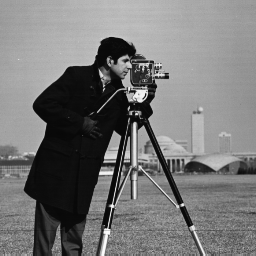
%> input picture Assignment4/Cameraman.tiff, 256 x 256 px, given in place of cameraman.tif, which was not available
$ octave Lab2.m   (GNU Octave 9; MATLAB toolbox functions it lacks are replaced by stand-ins)
%> lines starting %> are read from the running program, lines starting %| are printed output that depends on the picture; in (x1, y1, x2, y2) boxes, pixels count from 0 and x2, y2 are one past the last pixel; in counts of white or black regions, pixels touching at a corner belong together; the program's own positions count from 1; pictures that were not available may be replaced by others from this repository, and a replacement may not be noted
clc;
clear;
ID = "S4035593";
c = imread('cameraman.tif');
%> c is the input picture: size 256x256 uint8; min 7, max 253, mean 118.7
edges = edge(c, 'canny');
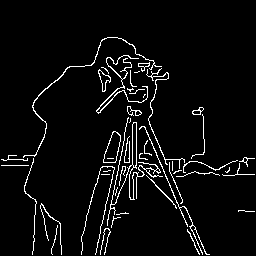
%> edges: size 256x256 logical; 4.7% white in thin lines or dots, all inside (x1, y1, x2, y2) = (1, 37, 255, 255)

[img,theta,rho] = myhough(edges);
%> after the loop in myhough, `for i =1:x`:
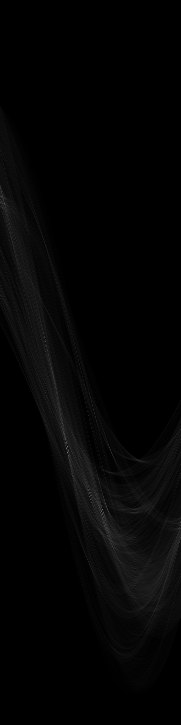
%> H: size 725x181 double; min 0, max 127, mean 4.3
%> after the loop in myhough, `for i =1:x`: d = 0; dist = 255; irho = 618; t = 1.57
%> theta = 181 values from -90 to 90; rho = 725 values from -362 to 362
P1  = houghpeaks(img,5);
%> P1 = [447 68; 510 103; 342 46; 500 91; 456 69]
figure('NumberTitle', 'off', 'Name', 'Hough transform (myhough function) - ['+ID+']','units','normalized','outerposition',[0 0 1 1]);
subplot(1,2,1);
imagesc(img, 'xData',theta, 'yData', rho);
%> (this line was passed over: imagesc is not available in this run)
title('Hough transform (myhough function) - ['+ID+']');
xlabel('\theta (Theta)')
ylabel('\rho (Rho)');
axis on;
axis normal;
hold on;
plot(theta(P1(:,2)),rho(P1(:,1)),'s','color','yellow');

[hc, t, r]= hough(edges);
%> t = 180 values from -90 to 89; r = 723 values from -361 to 361
P2 = houghpeaks(hc,5);
%> P2 = [446 68; 508 103; 341 46; 498 91; 204 5]
subplot(1,2,2);
colormap('hot');
imagesc(hc, 'Xdata', t, 'Ydata', r);
%> (this line was passed over: imagesc is not available in this run)
title('Hough transform (hough function) - ['+ID+']');
xlabel('\theta (Theta)')
ylabel('\rho (Rho)');
hold on;
plot(t(P2(:,2)),r(P2(:,1)),'s','color','yellow');
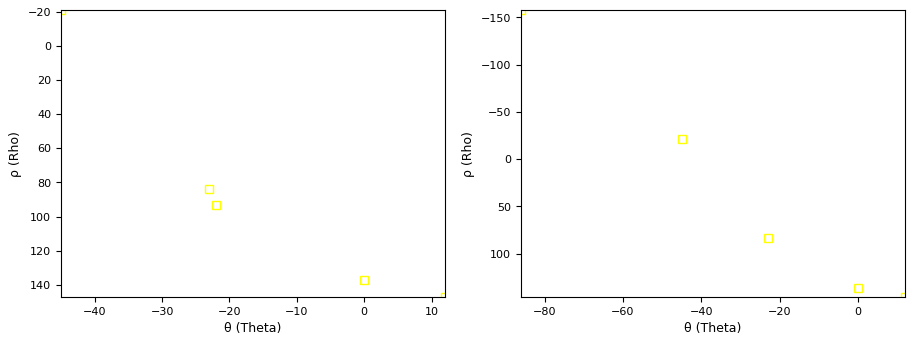
%> figure redrawn from the program's plot data, 2 panels

function [hc, th, rh] =myhough(E)
[x, y] = size(E);
distMax = round(sqrt(x^2+y^2));
theta = -90:1:90;
rho = -distMax:1:distMax;

H = zeros(length(rho),length(theta));
for i =1:x
    for j=1:y
        if E(i,j) ~= 0
            for itheta = 1:length(theta)
                t = theta(itheta)*pi/180;
                dist = j*cos(t)+ i*sin(t);
                [d, irho] = min(abs(rho-dist));
                if d<=1
                    H(irho,itheta) = H(irho,itheta)+1;
                end
            end
        end
    end
end
hc = H;
th = theta;
rh = rho;
end

$ run again, with Assignment4/HeadTool0002.bmp saved as Assignment4/Cameraman.tiff
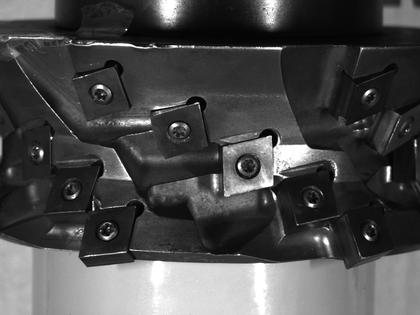
%> input picture Assignment4/HeadTool0002.bmp, 420 x 315 px, shrunk from 1280 x 960 before the run, given in place of cameraman.tif, which was not available
%> c is the input picture: size 315x420 uint8; min 0, max 255, mean 74.4
%> edges: size 315x420 logical; 4.8% white in thin lines or dots, all inside (x1, y1, x2, y2) = (1, 1, 419, 269)
%> after the loop in myhough, `for i =1:x`:
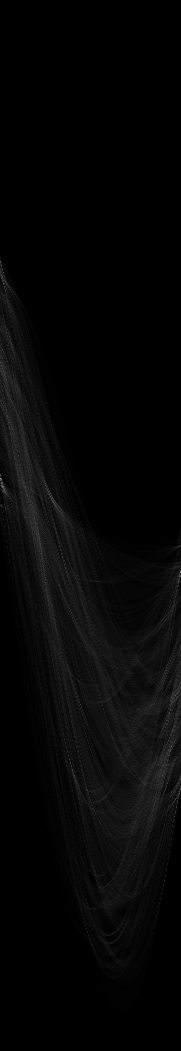
%> H: size 1051x181 double; min 0, max 171, mean 6
%> after the loop in myhough, `for i =1:x`: d = 0; dist = 269; irho = 795; t = 1.57
%> `[img,theta,rho] = myhough(edges);`: theta = 181 values from -90 to 90; rho = 1051 values from -525 to 525
%> P1 = [479 1; 284 4; 747 172; 497 51; 794 180]
%> `[hc, t, r]= hough(edges);`: t = 180 values from -90 to 89; r = 1049 values from -524 to 524
%> P2 = [479 1; 284 4; 496 51; 745 172; 488 4]
%> `plot(t(P2(:,2)),r(P2(:,1)),'s','color','yellow');`:
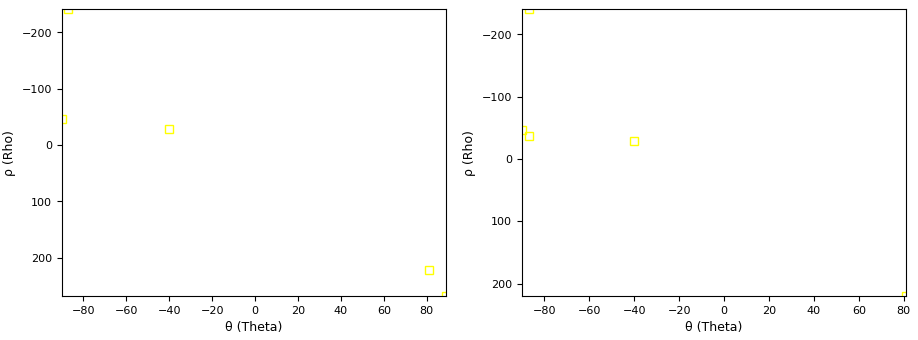
%> figure redrawn from the program's plot data, 2 panels
